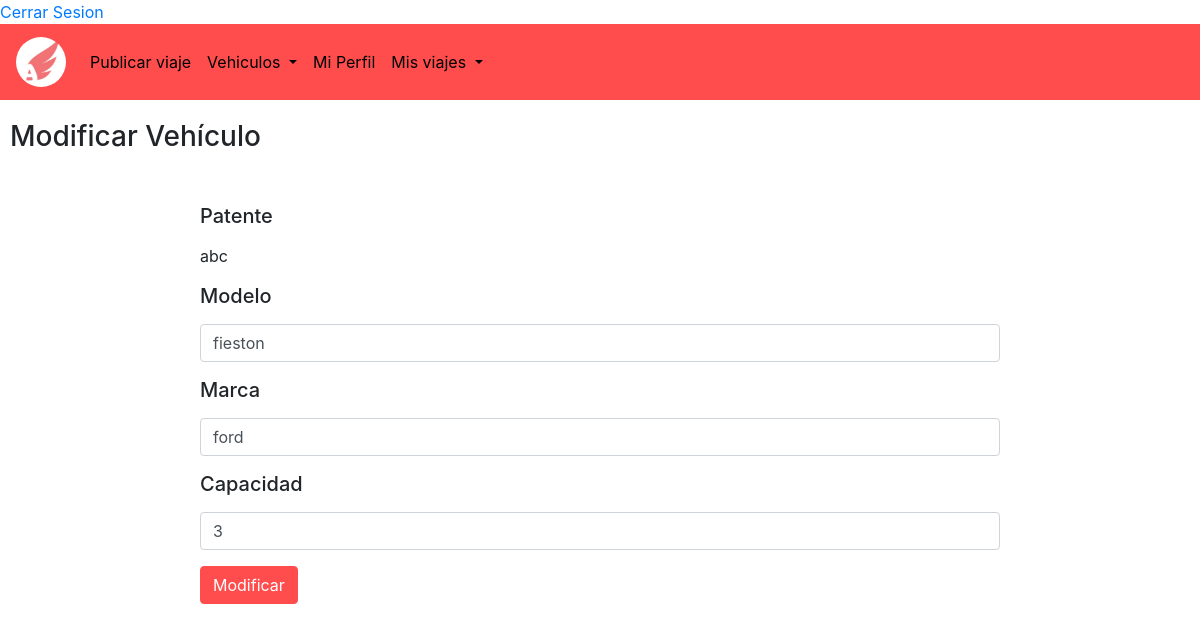
The page /ModAut.php?idAuto=22 on the database its author committed.
### tables this page shows
CREATE TABLE `vehiculos` (
  `id` int(11) NOT NULL,
  `Patente` varchar(100) NOT NULL,
  `Email_id` varchar(100) NOT NULL,
  `Modelo` text NOT NULL,
  `Marca` text NOT NULL,
  `asientos` int(20) NOT NULL,
  `borrado` tinyint(1) NOT NULL
);

### ModAut.php (the view, shortened to what this page needs)
<!DOCTYPE html>
<html>
	<head>
		<link rel="stylesheet" href="css/bootstrap.min.css">
		<link rel="stylesheet" href="estilos3.css">
	</head>
	<body>
     <?php
         include ("class_funciones.php");
		?>
	  <header>
			<nav class="navbar navbar-expand-lg navbar-light bg-light">
				<a class="navbar-brand" href="PagPrin.php"><img class="avatar" src="logo.jpg"></a>
				<div class="collapse navbar-collapse" id="navbarSupportedContent">
					<ul class="navbar-nav mr-auto">
						<li class="nav-item active">
							<a class="nav-link" href="publicarViaje.php">Publicar viaje <span class="sr-only">(current)</span></a>
						</li>
						<li class="nav-item dropdown">
							<a class="nav-link dropdown-toggle" href="#" id="navbarDropdown" role="button" data-toggle="dropdown" aria-haspopup="true" aria-expanded="false">
								Vehiculos
							</a>
						</li>
						<li class="nav-item active">
							<a class="nav-link" href="miperfil.php">Mi Perfil <span class="sr-only">(current)</span></a>
						</li>
                         <li class="nav-item dropdown">
							<a class="nav-link dropdown-toggle" href="#" id="navbarDropdown" role="button" data-toggle="dropdown" aria-haspopup="true" aria-expanded="false">
								Mis viajes
							</a>
						</li>
					</ul>
				</div>
			</nav>
		</header>
		<?php
          include("conexion.php");
          $idAuto= $_GET['idAuto'];
          $consulta = "SELECT * FROM vehiculos WHERE id= '$idAuto' ";
          if($resultadoConsulta=mysqli_query($conexion,$consulta)){
             $registro=mysqli_fetch_array($resultadoConsulta);
          }
         ?>
		<h3 class="LabelRegVeh">Modificar Vehículo</h3>
		<form class="regV" action="ModVehiAct.php" method="post" enctype="multipart/form-data" onsubmit="return validacion()">
			<label><h5>Patente</h5></label>
			<p><?php echo $registro['Patente'] ?></p>
			<div class="form-group">
				<label for="texto2"><h5>Modelo</h5></label>
				<input type="text" class="form-control"  id="texto2" name="modelo" placeholder="Ingresá el modelo" value="<?php echo $registro['Modelo'] ?>">
			</div>
			<div class="form-group">
				<label for="texto3"><h5>Marca</h5></label>
				<input type="text" class="form-control"  name="marca" id="texto3" placeholder="Ingresá la marca" value="<?php echo $registro['Marca'] ?>">
			</div>
			<div class="form-group">
				<label for="texto4" ><h5>Capacidad</h5></label>
				<input type="text" class="form-control"  name="capacidad" id="texto4" placeholder="Ingresá la cantidad de asientos" value="<?php echo $registro['asientos'] ?>">
			</div>
			<button type="submit"  value="submit" class="btn btn-primary">Modificar </button>
		</form>
		<br>
	</body>
</html>

### estilos3.css (style rules this page uses)
.navbar { background-color:#ff4d4d !IMPORTANT ; }
.nav-link { color: black !IMPORTANT; }
.btn { background-color:#ff4d4d; border-color: #ff4d4d; }
.avatar { vertical-align: middle; width: 50px; height: 50px; border-radius: 50%; cursor: pointer; }
.regV { margin-top: 50px; margin-left: 200px; margin-right: 200px; }
.LabelRegVeh { margin-top:20px; margin-left: 10px; }

### rows shown on the page
vehiculos: Patente "abc", modelo "fieston", marca "ford", capacidad "3"
